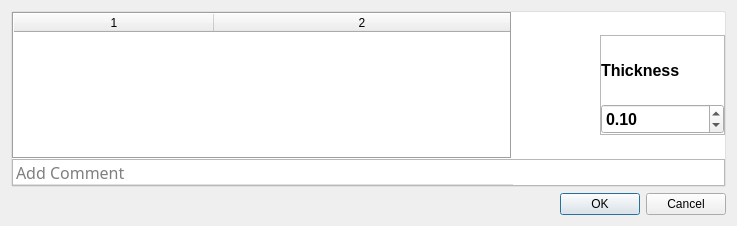
<?xml version="1.0" encoding="UTF-8"?>
<ui version="4.0">
 <class>AddDataDialog</class>
 <widget class="QDialog" name="AddDataDialog">
  <property name="geometry">
   <rect>
    <x>0</x>
    <y>0</y>
    <width>737</width>
    <height>226</height>
   </rect>
  </property>
  <property name="windowTitle">
   <string>Dialog</string>
  </property>
  <layout class="QVBoxLayout" name="verticalLayout">
   <item>
    <widget class="QFrame" name="frame_4">
     <property name="styleSheet">
      <string notr="true">#frame_4{
background-color:#fff;
border-radius:2px;
border-color:#e0e0e0;
border-style:solid;
border-width:1px;
}</string>
     </property>
     <property name="frameShape">
      <enum>QFrame::NoFrame</enum>
     </property>
     <property name="frameShadow">
      <enum>QFrame::Plain</enum>
     </property>
     <layout class="QGridLayout" name="gridLayout">
      <property name="sizeConstraint">
       <enum>QLayout::SetDefaultConstraint</enum>
      </property>
      <property name="leftMargin">
       <number>0</number>
      </property>
      <property name="topMargin">
       <number>0</number>
      </property>
      <property name="rightMargin">
       <number>0</number>
      </property>
      <property name="bottomMargin">
       <number>0</number>
      </property>
      <property name="spacing">
       <number>0</number>
      </property>
      <item row="4" column="0" colspan="3">
       <widget class="QFrame" name="frame_9">
        <property name="frameShape">
         <enum>QFrame::StyledPanel</enum>
        </property>
        <property name="frameShadow">
         <enum>QFrame::Raised</enum>
        </property>
        <layout class="QHBoxLayout" name="horizontalLayout_9">
         <property name="spacing">
          <number>0</number>
         </property>
         <property name="leftMargin">
          <number>0</number>
         </property>
         <property name="topMargin">
          <number>0</number>
         </property>
         <property name="rightMargin">
          <number>0</number>
         </property>
         <property name="bottomMargin">
          <number>0</number>
         </property>
         <item>
          <widget class="QLineEdit" name="CommentEdit">
           <property name="sizePolicy">
            <sizepolicy hsizetype="Fixed" vsizetype="Fixed">
             <horstretch>0</horstretch>
             <verstretch>0</verstretch>
            </sizepolicy>
           </property>
           <property name="minimumSize">
            <size>
             <width>500</width>
             <height>25</height>
            </size>
           </property>
           <property name="maximumSize">
            <size>
             <width>500</width>
             <height>25</height>
            </size>
           </property>
           <property name="font">
            <font>
             <family>Yu Gothic</family>
             <pointsize>12</pointsize>
            </font>
           </property>
           <property name="styleSheet">
            <string notr="true">background-color: #fff;
border: 1px solid transparent;
border-bottom-color:#E0E0E0;
border-radius:0px;</string>
           </property>
           <property name="placeholderText">
            <string>Add Comment</string>
           </property>
          </widget>
         </item>
         <item>
          <spacer name="horizontalSpacer_4">
           <property name="orientation">
            <enum>Qt::Horizontal</enum>
           </property>
           <property name="sizeHint" stdset="0">
            <size>
             <width>40</width>
             <height>20</height>
            </size>
           </property>
          </spacer>
         </item>
        </layout>
       </widget>
      </item>
      <item row="0" column="0" colspan="2">
       <widget class="QFrame" name="frame_8">
        <property name="frameShape">
         <enum>QFrame::NoFrame</enum>
        </property>
        <property name="frameShadow">
         <enum>QFrame::Plain</enum>
        </property>
        <layout class="QVBoxLayout" name="verticalLayout_2">
         <property name="spacing">
          <number>0</number>
         </property>
         <property name="leftMargin">
          <number>0</number>
         </property>
         <property name="topMargin">
          <number>0</number>
         </property>
         <property name="rightMargin">
          <number>0</number>
         </property>
         <property name="bottomMargin">
          <number>0</number>
         </property>
         <item>
          <widget class="QTableWidget" name="FormalNameTable">
           <property name="sizePolicy">
            <sizepolicy hsizetype="Maximum" vsizetype="Maximum">
             <horstretch>0</horstretch>
             <verstretch>0</verstretch>
            </sizepolicy>
           </property>
           <property name="minimumSize">
            <size>
             <width>250</width>
             <height>100</height>
            </size>
           </property>
           <property name="maximumSize">
            <size>
             <width>500</width>
             <height>200</height>
            </size>
           </property>
           <property name="font">
            <font>
             <family>Yu Gothic</family>
             <pointsize>12</pointsize>
            </font>
           </property>
           <property name="frameShape">
            <enum>QFrame::Box</enum>
           </property>
           <property name="sizeAdjustPolicy">
            <enum>QAbstractScrollArea::AdjustIgnored</enum>
           </property>
           <property name="rowCount">
            <number>0</number>
           </property>
           <property name="columnCount">
            <number>2</number>
           </property>
           <attribute name="horizontalHeaderVisible">
            <bool>true</bool>
           </attribute>
           <attribute name="horizontalHeaderDefaultSectionSize">
            <number>200</number>
           </attribute>
           <attribute name="horizontalHeaderStretchLastSection">
            <bool>true</bool>
           </attribute>
           <attribute name="verticalHeaderVisible">
            <bool>true</bool>
           </attribute>
           <attribute name="verticalHeaderCascadingSectionResizes">
            <bool>false</bool>
           </attribute>
           <attribute name="verticalHeaderHighlightSections">
            <bool>true</bool>
           </attribute>
           <attribute name="verticalHeaderStretchLastSection">
            <bool>false</bool>
           </attribute>
           <column/>
           <column/>
          </widget>
         </item>
        </layout>
       </widget>
      </item>
      <item row="0" column="2">
       <widget class="QFrame" name="frame">
        <property name="sizePolicy">
         <sizepolicy hsizetype="Fixed" vsizetype="Fixed">
          <horstretch>0</horstretch>
          <verstretch>0</verstretch>
         </sizepolicy>
        </property>
        <property name="minimumSize">
         <size>
          <width>125</width>
          <height>100</height>
         </size>
        </property>
        <property name="frameShape">
         <enum>QFrame::StyledPanel</enum>
        </property>
        <property name="frameShadow">
         <enum>QFrame::Raised</enum>
        </property>
        <layout class="QVBoxLayout" name="verticalLayout_3">
         <property name="spacing">
          <number>0</number>
         </property>
         <property name="leftMargin">
          <number>0</number>
         </property>
         <property name="topMargin">
          <number>0</number>
         </property>
         <property name="rightMargin">
          <number>0</number>
         </property>
         <property name="bottomMargin">
          <number>0</number>
         </property>
         <item>
          <widget class="QLabel" name="label">
           <property name="font">
            <font>
             <pointsize>12</pointsize>
             <weight>75</weight>
             <bold>true</bold>
            </font>
           </property>
           <property name="text">
            <string>Thickness</string>
           </property>
          </widget>
         </item>
         <item>
          <widget class="QDoubleSpinBox" name="ThicknessEdit">
           <property name="sizePolicy">
            <sizepolicy hsizetype="Minimum" vsizetype="Fixed">
             <horstretch>0</horstretch>
             <verstretch>0</verstretch>
            </sizepolicy>
           </property>
           <property name="minimumSize">
            <size>
             <width>0</width>
             <height>30</height>
            </size>
           </property>
           <property name="font">
            <font>
             <pointsize>12</pointsize>
             <weight>75</weight>
             <bold>true</bold>
            </font>
           </property>
           <property name="minimum">
            <double>0.010000000000000</double>
           </property>
           <property name="maximum">
            <double>10.000000000000000</double>
           </property>
           <property name="singleStep">
            <double>0.010000000000000</double>
           </property>
           <property name="value">
            <double>0.100000000000000</double>
           </property>
          </widget>
         </item>
        </layout>
       </widget>
      </item>
     </layout>
    </widget>
   </item>
   <item>
    <widget class="QDialogButtonBox" name="buttonBox">
     <property name="orientation">
      <enum>Qt::Horizontal</enum>
     </property>
     <property name="standardButtons">
      <set>QDialogButtonBox::Cancel|QDialogButtonBox::Ok</set>
     </property>
    </widget>
   </item>
  </layout>
 </widget>
 <resources/>
 <connections/>
</ui>
